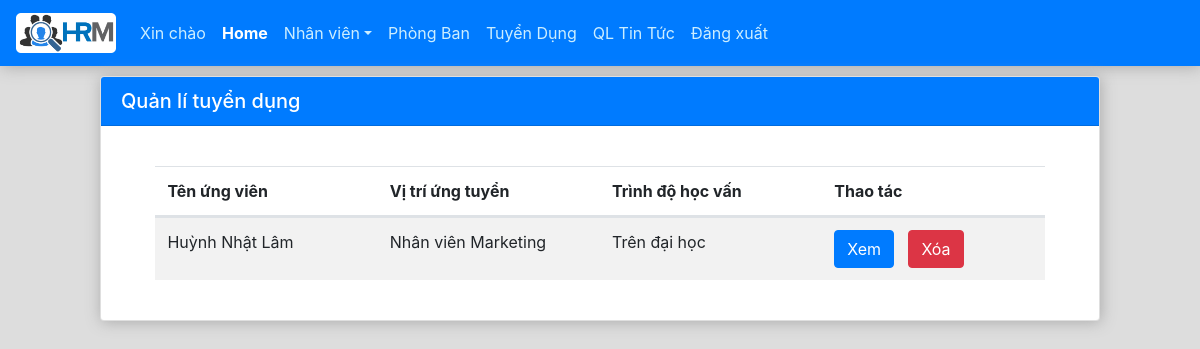
The app's page /view/tuyendung.php (signed in), older data.
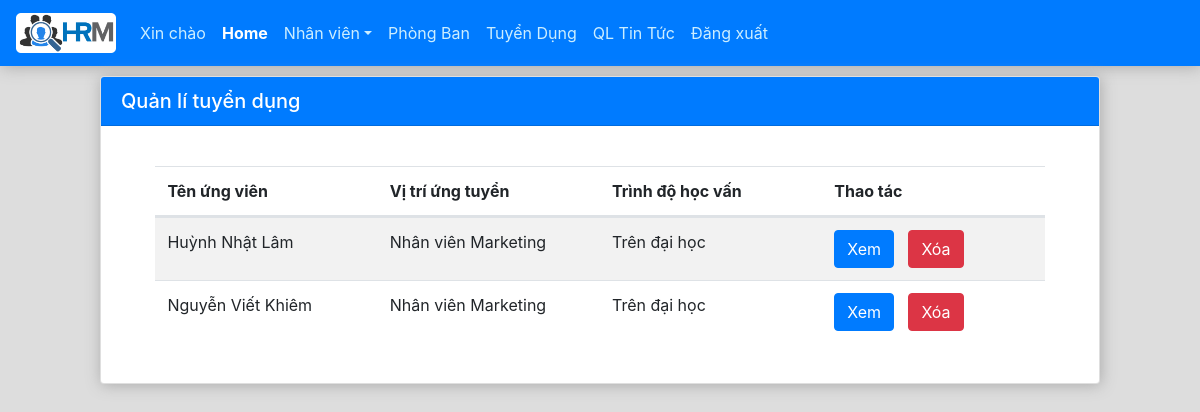
The same page, newer data.
### tables this page shows
CREATE TABLE `ungvien` (
  `mauv` int(10) NOT NULL,
  `hoten` varchar(100) NOT NULL,
  `ngaysinh` date NOT NULL,
  `cmnd` int(11) NOT NULL,
  `gioitinh` enum('m','f') NOT NULL,
  `diachi` varchar(100) NOT NULL,
  `sdt` int(11) NOT NULL,
  `email` varchar(50) NOT NULL,
  `trinhdohv` varchar(50) NOT NULL,
  `vitriungvien` varchar(50) NOT NULL
);

### database/database.php (called while the page is built, shortened)
<?php
    class database
    {
        var $host = 'localhost';
        var $userdb = 'root';
        var $passworddb = '';
        var $database = 'hrm_web';
        var $conn = "";
        var $_sql = "";
        function __construct()
        {
            $this->conn = mysqli_connect($this->host,$this->userdb,$this->passworddb,$this->database) or die ('Cannot connect to server');
            mysqli_query($this->conn,"SET NAME 'UTF8'");
            mysqli_set_charset($this->conn,"utf8");
        }
        public function setQuery($sql)
        {
            $this->_sql = $sql;
        }
        public function countRows()
        {
            $query = mysqli_query($this->conn,$this->_sql);
            $result = mysqli_num_rows($query);
            return $result;
        }
        public function loadRowArray()
        {
            $query = mysqli_query($this->conn,$this->_sql);
            return $row = mysqli_fetch_all($query);
        }
    }
?>

### controller/c_tuyendung.php (called while the page is built, shortened)
<?php
    include("../model/m_tuyendung.php");
    class tuyendung_controller
    {
        public function showUngVien()
        {
            $truyvan = new truyvanungvien();
            $truyvan->selectUngVien();
            return $truyvan->row;
        }
    }
?>

### model/m_tuyendung.php (called while the page is built, shortened)
<?php
    include("../database/database.php");
    class truyvanungvien extends database
    {
        public function selectUngVien()
        {
            $sql = "SELECT * FROM `ungvien`";
            $this->row = $this->loadRowArray();
            $this->num_rows = $this->countRows();
        }
    }
?>

### view/tuyendung.php (the view, shortened to what this page needs)
<?php
    include("../controller/c_tuyendung.php");
    $tuyendung = new tuyendung_controller();
?>
<!DOCTYPE html>
<html lang="en">
<head>
    <link rel="stylesheet" href="fontawesome-free-5.5.0-web/css/all.css" type="text/css">
    <link rel="stylesheet" type="text/css" href="bootstrap/css/bootstrap.css">
    <link rel="stylesheet" type="text/css" href="css/home.css" />
    <link rel="stylesheet" href="css/tuyendung.css" type="text/css">
</head>
<body conload="window.print();">
    <?php include("navbar.php") ?>
    <div class="container-fluid">
        <div class="row justify-content-center">
            <div class="card card-quanlituyendung">
                <h5 class="card-header bg-primary">
                    Quản lí tuyển dụng
                </h5>
                <div class="card-body">
                    <div class="row div-tuyendung">
                        <table id="table-tuyendung" class="table table-striped">
                            <thead>
                                <tr class="d-flex">
                                    <th class="col-3">Tên ứng viên</th>
                                    <th class="col-3">Vị trí ứng tuyển</th>
                                    <th class="col-3">Trình độ học vấn</th>
                                    <th class="col-3">Thao tác</th>
                                </tr>
                            </thead>
                            <tbody>
                                <?php
                                    $row = $tuyendung->showUngVien();
                                    foreach($row as $value)
                                    {
                                        ?>
                                        <tr class="d-flex">
                                            <td class="col-3"><?= $value['1']; ?></td>
                                            <td class="col-3"><?= $value['9']; ?></td>
                                            <td class="col-3"><?= $value['8']; ?></td>
                                            <td class="col-1">
                                                <a href="infoungvien.php?id=<?= $value['0']; ?>" class="btn btn-primary" target="_blank">Xem</a>
                                            </td>
                                            <td class="col-2">
                                                <form action="" method="post" onsubmit="return confirm('Bạn muốn xóa ứng viên này?');">
                                                    <button type="submit" name="btnXoaUngVien" class="btn btn-danger">Xóa</button>
                                                </form>
                                            </td>
                                        </tr>
                                        <?php
                                    }
                                ?>
                            </tbody>
                        </table>
                    </div>
                </div>
            </div>
        </div>
    </div>
</body>
</html>

Row changes from the older to the newer data that the page shows:
added ungvien: hoten "Nguyễn Viết Khiêm", vitriungvien "Nhân viên Marketing", trinhdohv "Trên đại học"
